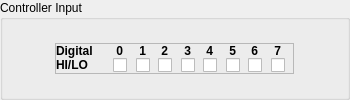
               <widget class="QGroupBox" name="groupControllerIn">
                <property name="sizePolicy">
                 <sizepolicy hsizetype="Preferred" vsizetype="Preferred">
                  <horstretch>0</horstretch>
                  <verstretch>0</verstretch>
                 </sizepolicy>
                </property>
                <property name="minimumSize">
                 <size>
                  <width>350</width>
                  <height>0</height>
                 </size>
                </property>
                <property name="title">
                 <string>Controller Input</string>
                </property>
                <layout class="QGridLayout" name="gridLayout_21">
                 <item row="0" column="0">
                  <widget class="QFrame" name="frame_2">
                   <property name="sizePolicy">
                    <sizepolicy hsizetype="Fixed" vsizetype="Fixed">
                     <horstretch>0</horstretch>
                     <verstretch>0</verstretch>
                    </sizepolicy>
                   </property>
                   <property name="minimumSize">
                    <size>
                     <width>239</width>
                     <height>0</height>
                    </size>
                   </property>
                   <property name="frameShape">
                    <enum>QFrame::StyledPanel</enum>
                   </property>
                   <property name="frameShadow">
                    <enum>QFrame::Raised</enum>
                   </property>
                   <layout class="QVBoxLayout" name="verticalLayout_7">
                    <property name="spacing">
                     <number>0</number>
                    </property>
                    <property name="leftMargin">
                     <number>0</number>
                    </property>
                    <property name="topMargin">
                     <number>0</number>
                    </property>
                    <property name="rightMargin">
                     <number>0</number>
                    </property>
                    <property name="bottomMargin">
                     <number>0</number>
                    </property>
                    <item>
                     <layout class="QGridLayout" name="gridLayout_2">
                      <item row="1" column="2">
                       <widget class="QCheckBox" name="checkIn0">
                        <property name="text">
                         <string/>
                        </property>
                       </widget>
                      </item>
                      <item row="0" column="6">
                       <widget class="QLabel" name="label_9">
                        <property name="font">
                         <font>
                          <weight>75</weight>
                          <bold>true</bold>
                         </font>
                        </property>
                        <property name="text">
                         <string> 4</string>
                        </property>
                       </widget>
                      </item>
                      <item row="1" column="9">
                       <widget class="QCheckBox" name="checkIn7">
                        <property name="text">
                         <string/>
                        </property>
                       </widget>
                      </item>
                      <item row="1" column="6">
                       <widget class="QCheckBox" name="checkIn4">
                        <property name="text">
                         <string/>
                        </property>
                       </widget>
                      </item>
                      <item row="0" column="5">
                       <widget class="QLabel" name="label_8">
                        <property name="font">
                         <font>
                          <weight>75</weight>
                          <bold>true</bold>
                         </font>
                        </property>
                        <property name="text">
                         <string> 3</string>
                        </property>
                       </widget>
                      </item>
                      <item row="1" column="5">
                       <widget class="QCheckBox" name="checkIn3">
                        <property name="text">
                         <string/>
                        </property>
                       </widget>
                      </item>
                      <item row="1" column="8">
                       <widget class="QCheckBox" name="checkIn6">
                        <property name="text">
                         <string/>
                        </property>
                       </widget>
                      </item>
                      <item row="1" column="7">
                       <widget class="QCheckBox" name="checkIn5">
                        <property name="text">
                         <string/>
                        </property>
                       </widget>
                      </item>
                      <item row="0" column="2">
                       <widget class="QLabel" name="label_5">
                        <property name="font">
                         <font>
                          <weight>75</weight>
                          <bold>true</bold>
                         </font>
                        </property>
                        <property name="text">
                         <string> 0</string>
                        </property>
                       </widget>
                      </item>
                      <item row="1" column="3">
                       <widget class="QCheckBox" name="checkIn1">
                        <property name="text">
                         <string/>
                        </property>
                       </widget>
                      </item>
                      <item row="1" column="4">
                       <widget class="QCheckBox" name="checkIn2">
                        <property name="text">
                         <string/>
                        </property>
                       </widget>
                      </item>
                      <item row="0" column="3">
                       <widget class="QLabel" name="label_6">
                        <property name="font">
                         <font>
                          <weight>75</weight>
                          <bold>true</bold>
                         </font>
                        </property>
                        <property name="text">
                         <string> 1</string>
                        </property>
                       </widget>
                      </item>
                      <item row="0" column="8">
                       <widget class="QLabel" name="label_11">
                        <property name="font">
                         <font>
                          <weight>75</weight>
                          <bold>true</bold>
                         </font>
                        </property>
                        <property name="text">
                         <string> 6</string>
                        </property>
                       </widget>
                      </item>
                      <item row="0" column="4">
                       <widget class="QLabel" name="label_7">
                        <property name="font">
                         <font>
                          <weight>75</weight>
                          <bold>true</bold>
                         </font>
                        </property>
                        <property name="text">
                         <string> 2</string>
                        </property>
                       </widget>
                      </item>
                      <item row="0" column="9">
                       <widget class="QLabel" name="label_12">
                        <property name="font">
                         <font>
                          <weight>75</weight>
                          <bold>true</bold>
                         </font>
                        </property>
                        <property name="text">
                         <string> 7</string>
                        </property>
                       </widget>
                      </item>
                      <item row="0" column="7">
                       <widget class="QLabel" name="label_10">
                        <property name="font">
                         <font>
                          <weight>75</weight>
                          <bold>true</bold>
                         </font>
                        </property>
                        <property name="text">
                         <string> 5</string>
                        </property>
                       </widget>
                      </item>
                      <item row="0" column="1" rowspan="2">
                       <spacer name="horizontalSpacer_6">
                        <property name="orientation">
                         <enum>Qt::Horizontal</enum>
                        </property>
                        <property name="sizeType">
                         <enum>QSizePolicy::Fixed</enum>
                        </property>
                        <property name="sizeHint" stdset="0">
                         <size>
                          <width>20</width>
                          <height>20</height>
                         </size>
                        </property>
                       </spacer>
                      </item>
                      <item row="0" column="0" rowspan="2">
                       <widget class="QLabel" name="label_4">
                        <property name="font">
                         <font>
                          <pointsize>9</pointsize>
                          <weight>75</weight>
                          <bold>true</bold>
                         </font>
                        </property>
                        <property name="text">
                         <string>Digital&lt;br&gt; HI/LO</string>
                        </property>
                       </widget>
                      </item>
                     </layout>
                    </item>
                   </layout>
                  </widget>
                 </item>
                </layout>
               </widget>
